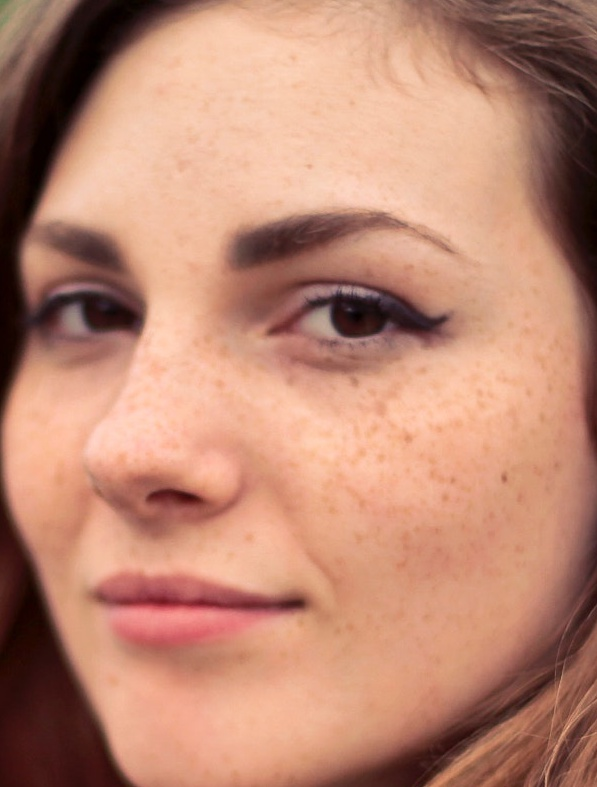
#> input picture convert_to_dataset/peppers.jpg, 597 x 787 px
$ jupyter execute --allow-errors Converting-images-to-csv-format.ipynb   (older library calls are emulated)
#> lines starting #> are read from the running program, lines starting #| are printed output that depends on the picture
[cell 1]
from PIL import Image
import pandas as pd
import os, os.path,time
import csv
import matplotlib.pyplot as plt
import numpy as np

[cell 2]
Dimension = 64

[cell 3]
fileList = []
def createFileList(myDir, format='.jpg'):

    print(myDir)
    for root, dirs, files in os.walk(myDir, topdown=False):
        for name in files:
            if name.endswith(format):
                fullName = os.path.join(root, name)
                fileList.append(fullName)
    return fileList

#load the original image from the folder "testofimagetocsv"

[cell 4]
myFileList = createFileList('D:/age-and-gender-detection/testing')
# myFileList = createFileList('D:/age-and-gender-detection/dataset_Face')
# print(myFileList)

[cell 5]
def split_file_name(filename):
    split_data = filename.split('_')
    # split_data2 = split_data[2].split('.')
    #same name hos matlab xina
    return (split_data)

[cell 6]
new_dict = {
    'age':[],
    'gender':[],
    # 'image_name':[],
    'pixels':[]
    }

df = pd.DataFrame(new_dict)
for en,file in enumerate(myFileList):
    img_file = Image.open(file)
    img_file = img_file.resize((Dimension,Dimension))
    width, height = img_file.size

    print(en)
    # print('width,height',width,height)
    #ans is 200 200

    # file_name = img_file.filename
    # print('file name :',file_name)

    head, tail = os.path.split(file)
    # print(tail)
    split_data = split_file_name(tail)
    # print(split_data)

    format=img_file.format
    mode=img_file.mode

    #converting into gray scale
    #here L is single channel mode which is generally for converting into greyscale
    img_grey = img_file.convert('L')

    #converting into numpyarray
    #value=np.asarray(img_grey)
    value=np.asarray(img_grey.getdata(),dtype=np.int).reshape((img_grey.size[1],img_grey.size[0]))
    # print('value:',type(value),value)

    #pandas feature 2d to 1d
    value=value.flatten()
    # print(type(value))
    # print(value.shape)
    tostr = lambda x: [str(y) for y in x]

    name_array = ' '.join(tostr(value))
    # print(name_array)
    # ,age,gender,image_name,pixel
    # print(new_data)
    df.loc[en] = [str(split_data[0]),str(split_data[1]),name_array]
#> (the rest of this cell did not finish here and is left out)

#> (a cell that did not finish here is left out)

# Checking GreyScale or not

[cell 8]
Checking_Dimension = 128

#> (a cell that did not finish here is left out)

#> (a cell that did not finish here is left out)

#> (a cell that did not finish here is left out)

#> (a cell that did not finish here is left out)

[cell 13]
import numpy as np
import pandas as pd
import matplotlib.pyplot as plt
from sklearn.decomposition import PCA
import cv2
from scipy.stats import stats
import matplotlib.image as mpimg

from scipy.linalg import eigh
import matplotlib.image as npim

[cell 14]
img = Image.open('peppers.jpg')
#> img is the input picture: PIL image 597x787 RGB; mean R, G, B 188.7, 135.6, 114.4
imggray = img.convert('LA')
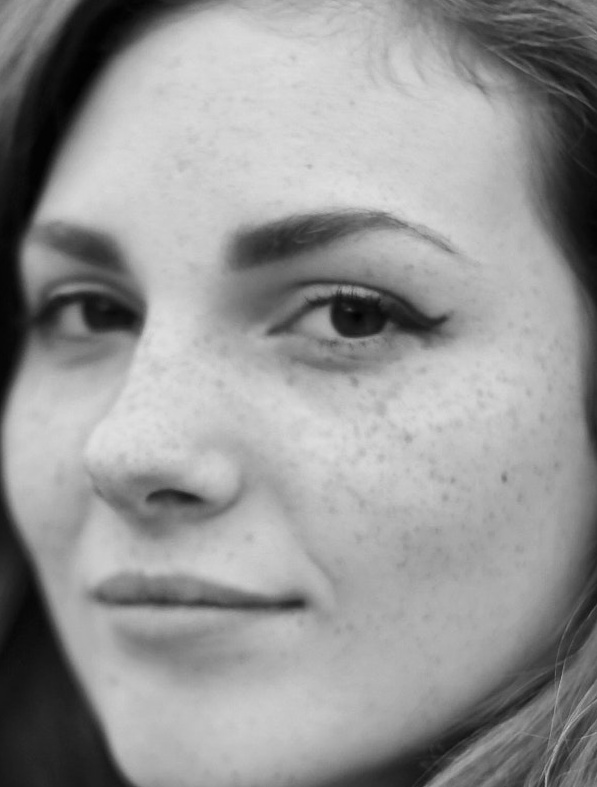
#> imggray: PIL image 597x787 LA; mean R, G, B, A 149.1, 149.1, 149.1, 255

# converting into array
imgmat = np.array(list(imggray.getdata(band=0)),float)

# converting into orginal image dimension
imgmat.shape = (imggray.size[1],imggray.size[0])

[cell 15]
plt.figure(figsize=(5,4))
plt.imshow(imgmat,cmap='gray')
plt.show()
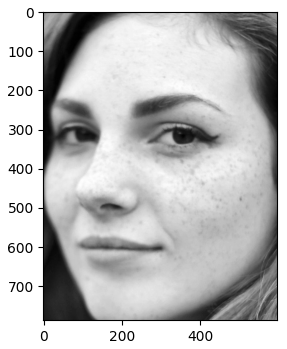
#> figure drawn by matplotlib, 1 panel

[cell 16]
imgmat.shape
#> Out = (787, 597)

[cell 17]
img = cv2.cvtColor(cv2.imread('peppers.jpg'), cv2.COLOR_BGR2RGB)
plt.imshow(img)
plt.show()

[cell 18]
img.shape
#> Out = (787, 597, 3)

[cell 19]
#Splitting into channels
blue,green,red = cv2.split(img)
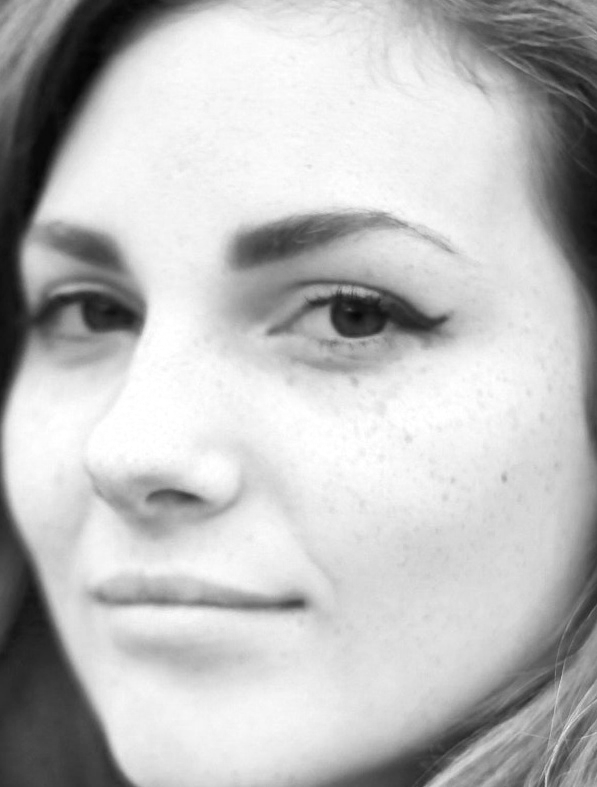
#> blue: shape (787, 597); min 4, max 255, mean 188.7
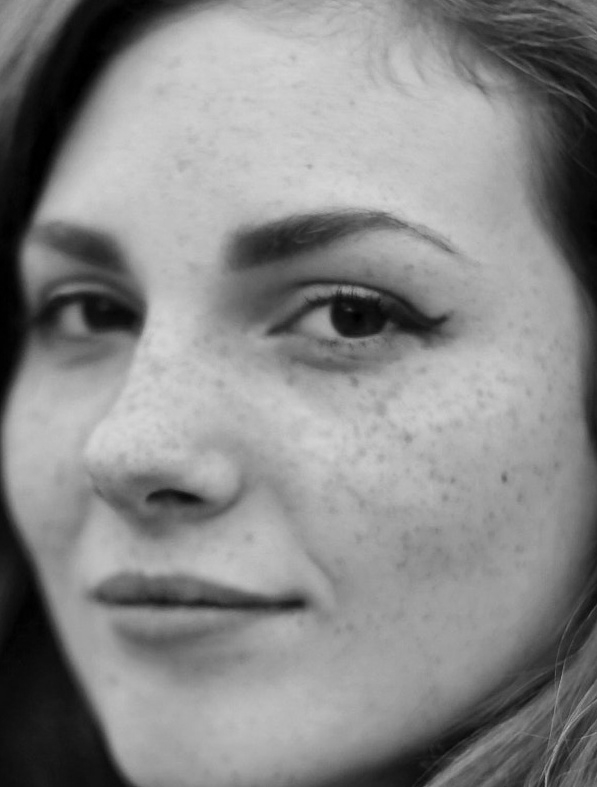
#> green: shape (787, 597); min 0, max 214, mean 135.6
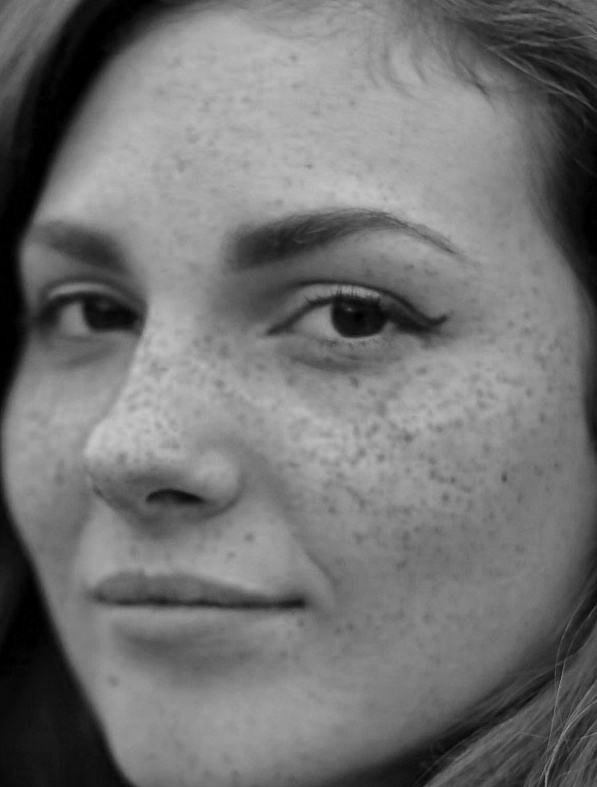
#> red: shape (787, 597); min 0, max 199, mean 114.4

[cell 20]
# Plotting the images
fig = plt.figure(figsize = (15, 7.2))
fig.add_subplot(131)
plt.title("Blue Channel")
plt.imshow(blue)
fig.add_subplot(132)
plt.title("Green Channel")
plt.imshow(green)
fig.add_subplot(133)
plt.title("Red Channel")
plt.imshow(red)
plt.show()

[cell 21]
blue_temp_df = pd.DataFrame(data = blue)
#> blue_temp_df = table of 787 rows and 597 columns
blue_temp_df
#> Out = table of 787 rows and 597 columns

[cell 22]
df_blue = blue/255
df_green = green/255
df_red = red/255

[cell 23]
pca_b = PCA(n_components=50)
pca_b.fit(df_blue)
trans_pca_b = pca_b.transform(df_blue)
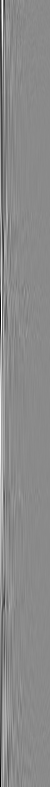
#> trans_pca_b: shape (787, 50) float64; min -6.63, max 5.57, mean 9.61e-16; drawn with min black and max white
pca_g = PCA(n_components=50)
pca_g.fit(df_green)
trans_pca_g = pca_g.transform(df_green)
pca_r = PCA(n_components=50)
pca_r.fit(df_red)
trans_pca_r = pca_r.transform(df_red)
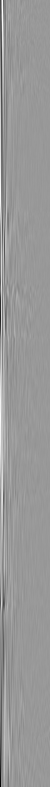
#> trans_pca_r: shape (787, 50) float64; min -5.76, max 3.86, mean -4.77e-16; drawn with min black and max white

[cell 24]
print(trans_pca_b.shape)
#| (787, 50)
print(trans_pca_r.shape)
#| (787, 50)
print(trans_pca_g.shape)
#| (787, 50)

[cell 25]
print(f"Blue Channel : {sum(pca_b.explained_variance_ratio_)}")
print(f"Green Channel: {sum(pca_g.explained_variance_ratio_)}")
print(f"Red Channel  : {sum(pca_r.explained_variance_ratio_)}")

[cell 26]
fig = plt.figure(figsize = (15, 7.2))
fig.add_subplot(131)
plt.title("Blue Channel")
plt.ylabel('Variation explained')
plt.xlabel('Eigen Value')
plt.bar(list(range(1,51)),pca_b.explained_variance_ratio_)
fig.add_subplot(132)
plt.title("Green Channel")
plt.ylabel('Variation explained')
plt.xlabel('Eigen Value')
plt.bar(list(range(1,51)),pca_g.explained_variance_ratio_)
fig.add_subplot(133)
plt.title("Red Channel")
plt.ylabel('Variation explained')
plt.xlabel('Eigen Value')
plt.bar(list(range(1,51)),pca_r.explained_variance_ratio_)
plt.show()
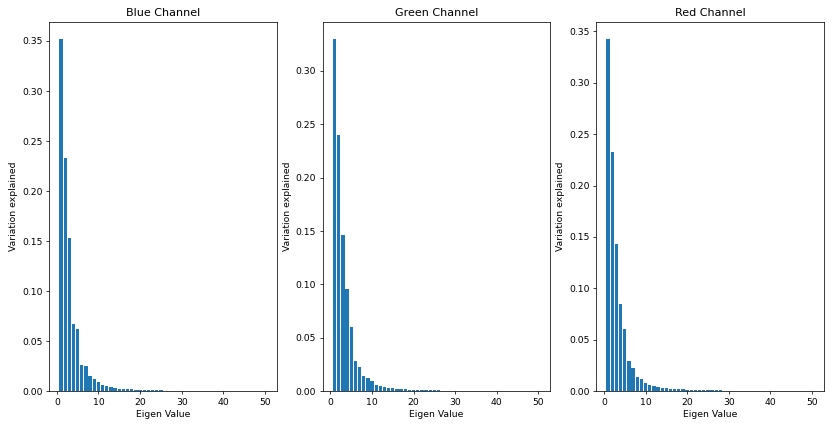
#> figure drawn by matplotlib, 3 panels; panel 1: tallest bar 0.352 high, from x = 0.6 to 1.4; panel 2: tallest bar 0.33 high, from x = 0.6 to 1.4; panel 3: tallest bar 0.342 high, from x = 0.6 to 1.4

[cell 27]
b_arr = pca_b.inverse_transform(trans_pca_b)
g_arr = pca_g.inverse_transform(trans_pca_g)
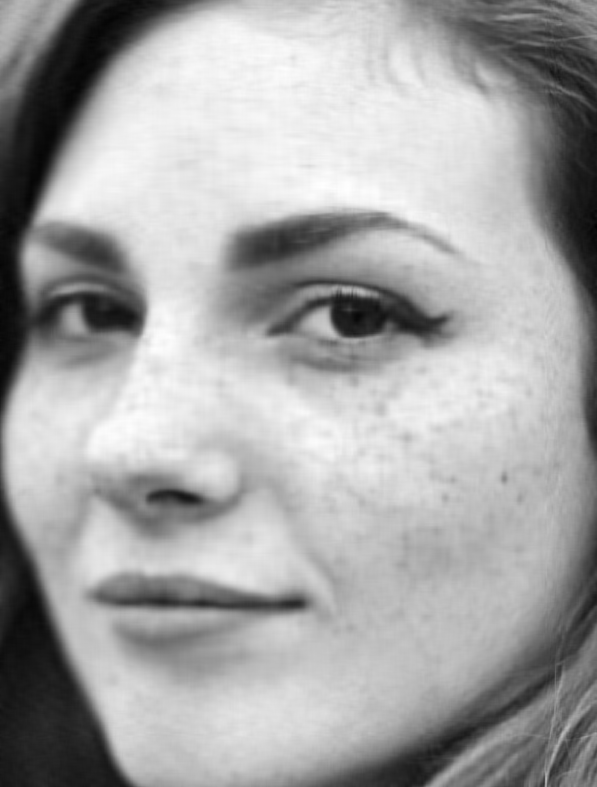
#> g_arr: shape (787, 597) float64; min -0.0322, max 0.836, mean 0.532; drawn with min black and max white
r_arr = pca_r.inverse_transform(trans_pca_r)
print(b_arr.shape, g_arr.shape, r_arr.shape)
#| (787, 597) (787, 597) (787, 597)

[cell 28]
img_reduced= (cv2.merge((b_arr, g_arr, r_arr)))
print(img_reduced.shape)
#| (787, 597, 3)

[cell 29]
fig = plt.figure(figsize = (10, 7.2))
fig.add_subplot(121)
plt.title("Original Image")
plt.imshow(img)
fig.add_subplot(122)
plt.title("Reduced Image")
plt.imshow(img_reduced)
plt.show()
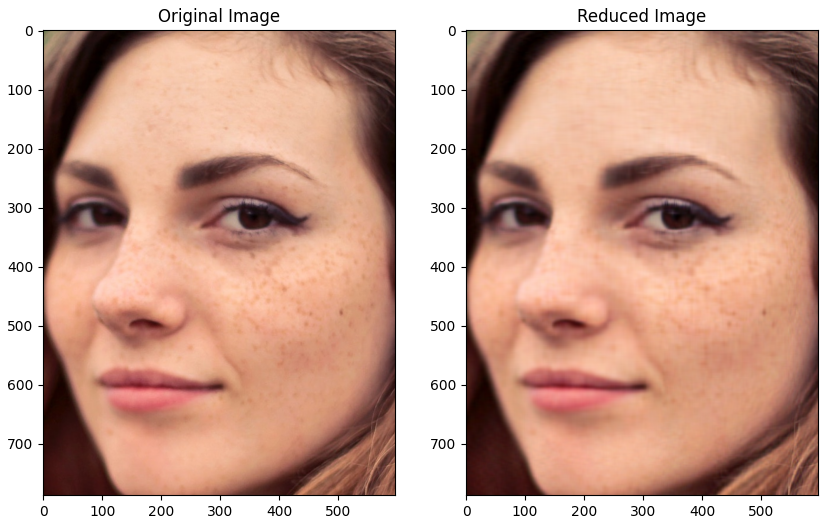
#> figure drawn by matplotlib, 2 panels
